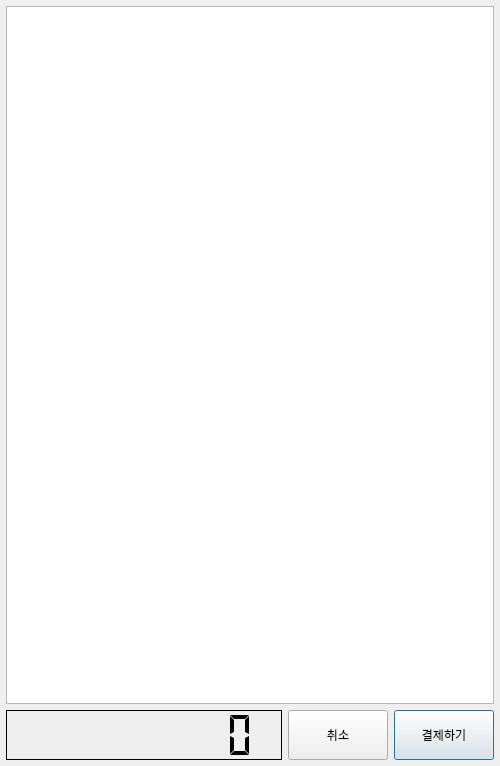
<?xml version="1.0" encoding="UTF-8"?>
<ui version="4.0">
 <class>Dialog</class>
 <widget class="QDialog" name="Dialog">
  <property name="windowModality">
   <enum>Qt::ApplicationModal</enum>
  </property>
  <property name="geometry">
   <rect>
    <x>0</x>
    <y>0</y>
    <width>500</width>
    <height>766</height>
   </rect>
  </property>
  <property name="minimumSize">
   <size>
    <width>500</width>
    <height>766</height>
   </size>
  </property>
  <property name="contextMenuPolicy">
   <enum>Qt::NoContextMenu</enum>
  </property>
  <property name="windowTitle">
   <string>결제하기</string>
  </property>
  <property name="modal">
   <bool>false</bool>
  </property>
  <layout class="QGridLayout" name="gridLayout">
   <property name="leftMargin">
    <number>0</number>
   </property>
   <property name="topMargin">
    <number>0</number>
   </property>
   <property name="rightMargin">
    <number>0</number>
   </property>
   <property name="bottomMargin">
    <number>0</number>
   </property>
   <property name="spacing">
    <number>0</number>
   </property>
   <item row="0" column="0">
    <layout class="QVBoxLayout" name="mainArea">
     <property name="spacing">
      <number>6</number>
     </property>
     <property name="leftMargin">
      <number>6</number>
     </property>
     <property name="topMargin">
      <number>6</number>
     </property>
     <property name="rightMargin">
      <number>6</number>
     </property>
     <property name="bottomMargin">
      <number>6</number>
     </property>
     <item>
      <widget class="QListWidget" name="purchase_orderList"/>
     </item>
     <item>
      <layout class="QHBoxLayout" name="buttonArea">
       <item>
        <widget class="QLCDNumber" name="order_Price">
         <property name="sizePolicy">
          <sizepolicy hsizetype="Expanding" vsizetype="Minimum">
           <horstretch>0</horstretch>
           <verstretch>0</verstretch>
          </sizepolicy>
         </property>
         <property name="minimumSize">
          <size>
           <width>0</width>
           <height>50</height>
          </size>
         </property>
         <property name="frameShape">
          <enum>QFrame::Panel</enum>
         </property>
         <property name="frameShadow">
          <enum>QFrame::Plain</enum>
         </property>
         <property name="digitCount">
          <number>9</number>
         </property>
         <property name="segmentStyle">
          <enum>QLCDNumber::Flat</enum>
         </property>
        </widget>
       </item>
       <item>
        <widget class="QPushButton" name="order_Cancel">
         <property name="sizePolicy">
          <sizepolicy hsizetype="Fixed" vsizetype="Fixed">
           <horstretch>0</horstretch>
           <verstretch>0</verstretch>
          </sizepolicy>
         </property>
         <property name="minimumSize">
          <size>
           <width>100</width>
           <height>50</height>
          </size>
         </property>
         <property name="text">
          <string>취소</string>
         </property>
         <property name="autoDefault">
          <bool>false</bool>
         </property>
        </widget>
       </item>
       <item>
        <widget class="QPushButton" name="order_OK">
         <property name="sizePolicy">
          <sizepolicy hsizetype="Fixed" vsizetype="Fixed">
           <horstretch>0</horstretch>
           <verstretch>0</verstretch>
          </sizepolicy>
         </property>
         <property name="minimumSize">
          <size>
           <width>100</width>
           <height>50</height>
          </size>
         </property>
         <property name="text">
          <string>결제하기</string>
         </property>
        </widget>
       </item>
      </layout>
     </item>
    </layout>
   </item>
  </layout>
 </widget>
 <resources/>
 <connections>
  <connection>
   <sender>order_Cancel</sender>
   <signal>clicked()</signal>
   <receiver>Dialog</receiver>
   <slot>close()</slot>
   <hints>
    <hint type="sourcelabel">
     <x>355</x>
     <y>719</y>
    </hint>
    <hint type="destinationlabel">
     <x>387</x>
     <y>829</y>
    </hint>
   </hints>
  </connection>
 </connections>
</ui>
